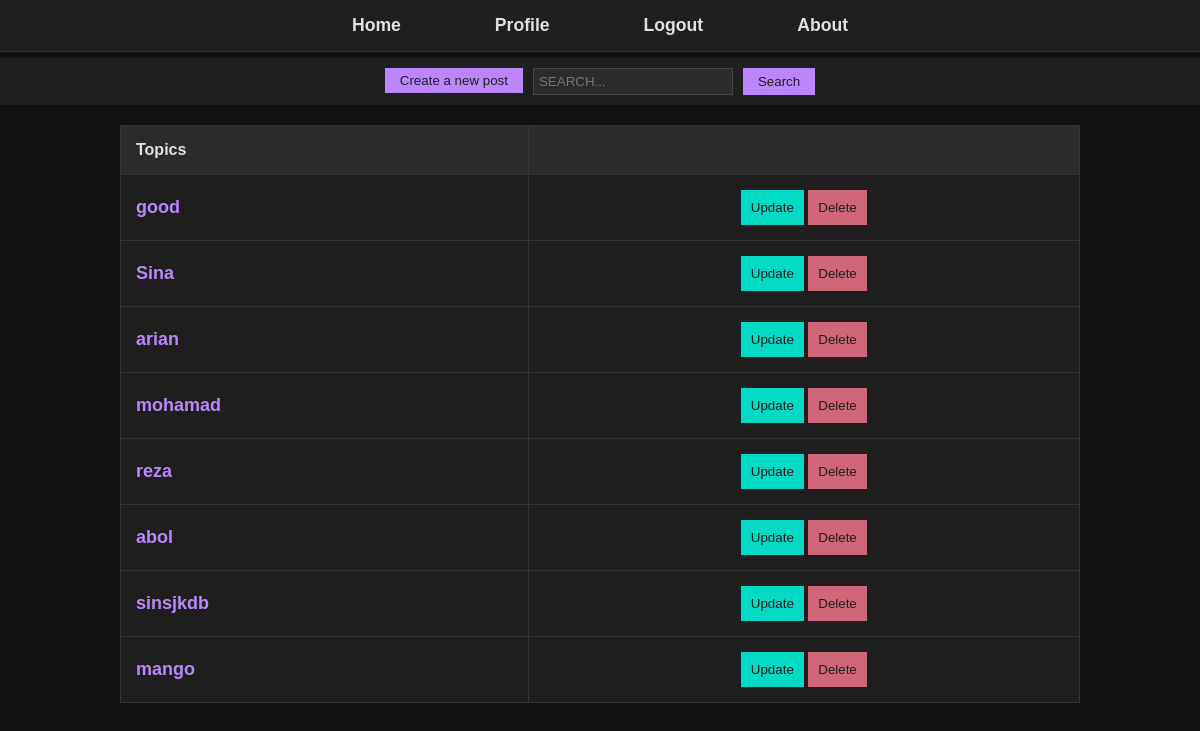
/account/profile/1 (signed in), run on the app's committed database.
### home/models.py (models this page shows, shortened)
class Post(models.Model):
    title = models.CharField(max_length=100)
    content = models.TextField()
    created_at = models.DateTimeField(auto_now_add=True)
    updated_at = models.DateTimeField(auto_now=True)
    author = models.ForeignKey(User, on_delete=models.CASCADE)

### account/views.py (the view)
# urls.py: path("profile/<int:user_id>", views.UserProfileView.as_view(), name="profile"),
class UserProfileView(LoginRequiredMixin, View):
    def get(self, request, user_id):
        user = get_object_or_404(User, pk=user_id)
        posts = Post.objects.filter(author=user)
        if len(posts) == 0:
            posts = False
        return render(request, "account/profile.html", context={"user":user, "posts":posts})

### account/templates/account/profile.html (shortened to what this page needs)
{% extends "base.html" %}
{% load static %}
{% block head %}
    <link rel="stylesheet" href="{% static 'css/profile.css' %}">
{% endblock %}
{% block body %}
<div class="user-panel">
    <span class="user">{{ user.username }}</span>
    {% if request.user.id == user.id %}
    <a href="">Switch account</a>
    <a href="">Change password</a>
    <a href="{% url "account:logout" %}">Logout</a>
    {% endif %}
</div>
<div class="search-bar">
    {% if request.user.id == user.id %}
    <a href="{% url "home:post_create" %}"><button class="add-post">Create a new post</button></a>
    {% endif %}
    <input type="text" placeholder="SEARCH...">
    <button type="submit" class="submit-search">Search</button>
</div>
{% if not posts %}
<p>User does not have any posts</p>
{% else %}
<table>
    <thead>
        <tr>
            <th>Topics</th>
            <th></th>
        </tr>
    </thead>
    <tbody>
        {% for post in posts %}
        <tr>
            <td class="topic"><a href="{% url "home:post" post.id %}">{{ post.title }}</a></td>
            {% if request.user.id == user.id %}
            <td class="actions">
                <a href="{% url "home:post_update" post.id %}"><button class="update">Update</button></a>
                <a href="{% url "home:post_delete" post.id %}"><button class="delete">Delete</button></a>
            </td>
            {% endif %}
        </tr>
        {% endfor %}
    </tbody>
</table>
{% endif %}
{% endblock %}

### static/css/base.css (style rules this page uses)
* { margin: 0; padding: 0; box-sizing: border-box; }
body { font-family: 'Arial', sans-serif; background-color: #121212; color: #e0e0e0; }

### static/css/profile.css (style rules this page uses)
body { font-family: Arial, sans-serif; margin: 0; padding: 0; background-color: #121212; color: #e0e0e0; }
.user-panel { background-color: #1f1f1f; padding: 10px; text-align: center; }
.user-panel span { color: #bb86fc; margin: 0 10px; font-weight: bold; }
.user-panel a { margin: 0 10px; font-weight: bold; color: #03dac6; }
.search-bar { display: flex; justify-content: center; padding: 10px; background-color: #1f1f1f; margin: 20px 0; }
.add-post { background-color: #bb86fc; color: #1f1f1f; border: none; padding: 5px 15px; cursor: pointer; }
.search-bar input { margin-left: 10px; padding: 5px; width: 200px; background-color: #2b2b2b; border: 1px solid #444; color: #e0e0e0; }
.submit-search { background-color: #bb86fc; color: #1f1f1f; border: none; padding: 5px 15px; cursor: pointer; margin-left: 10px; }
table { width: 80%; margin: 20px auto; border-collapse: collapse; background-color: #1e1e1e; }
th, td { padding: 15px; text-align: left; border: 1px solid #333; }
th { background-color: #2b2b2b; }
.topic { font-weight: bold; color: #bb86fc; font-size: 18px; text-decoration: none; }
.topic a { color: #bb86fc; text-decoration: none; }
.actions { text-align: center; }
.update { background-color: #03dac6; color: #1f1f1f; border: none; padding: 10px; cursor: pointer; }
.delete { background-color: #cf6679; color: #1f1f1f; border: none; padding: 10px; cursor: pointer; }

### data on the page
Post: title "good"
Post: title "Sina"
Post: title "arian"
Post: title "mohamad"
Post: title "reza"
Post: title "abol"
Post: title "sinsjkdb"
Post: title "mango"
